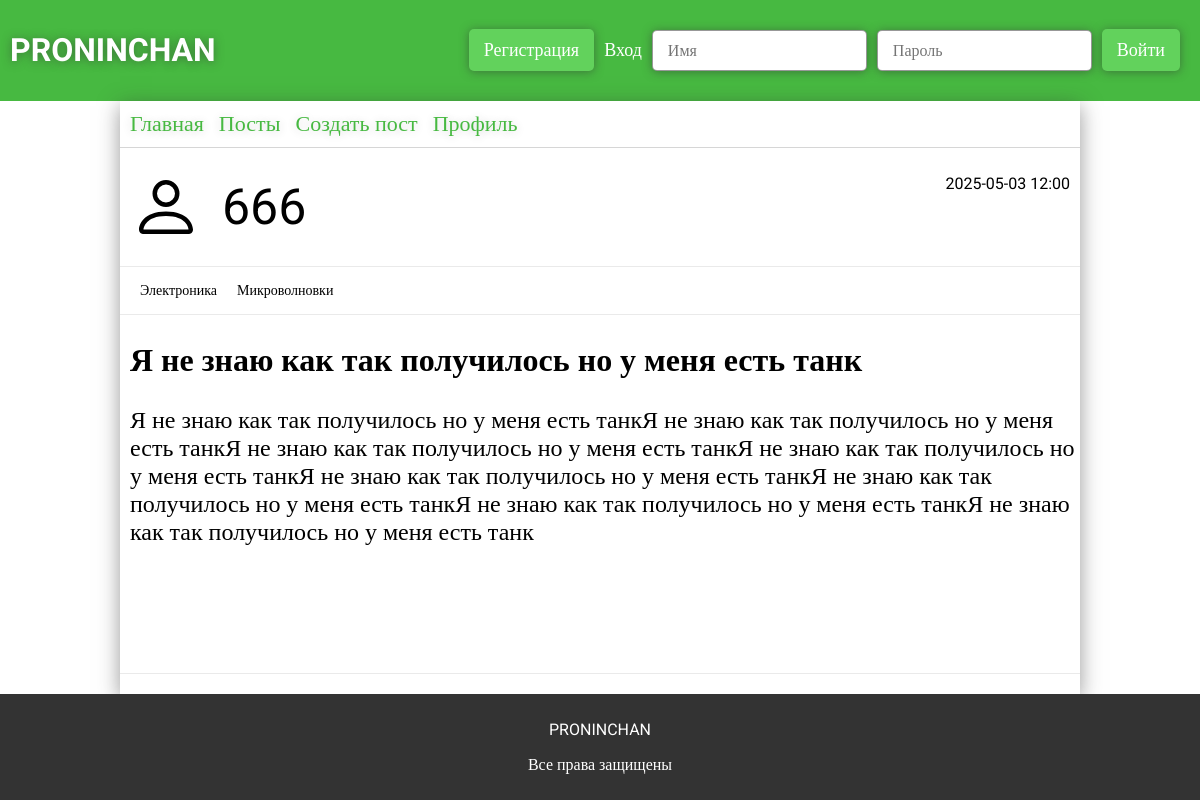
/post/1, run on an earlier commit of the app's database.
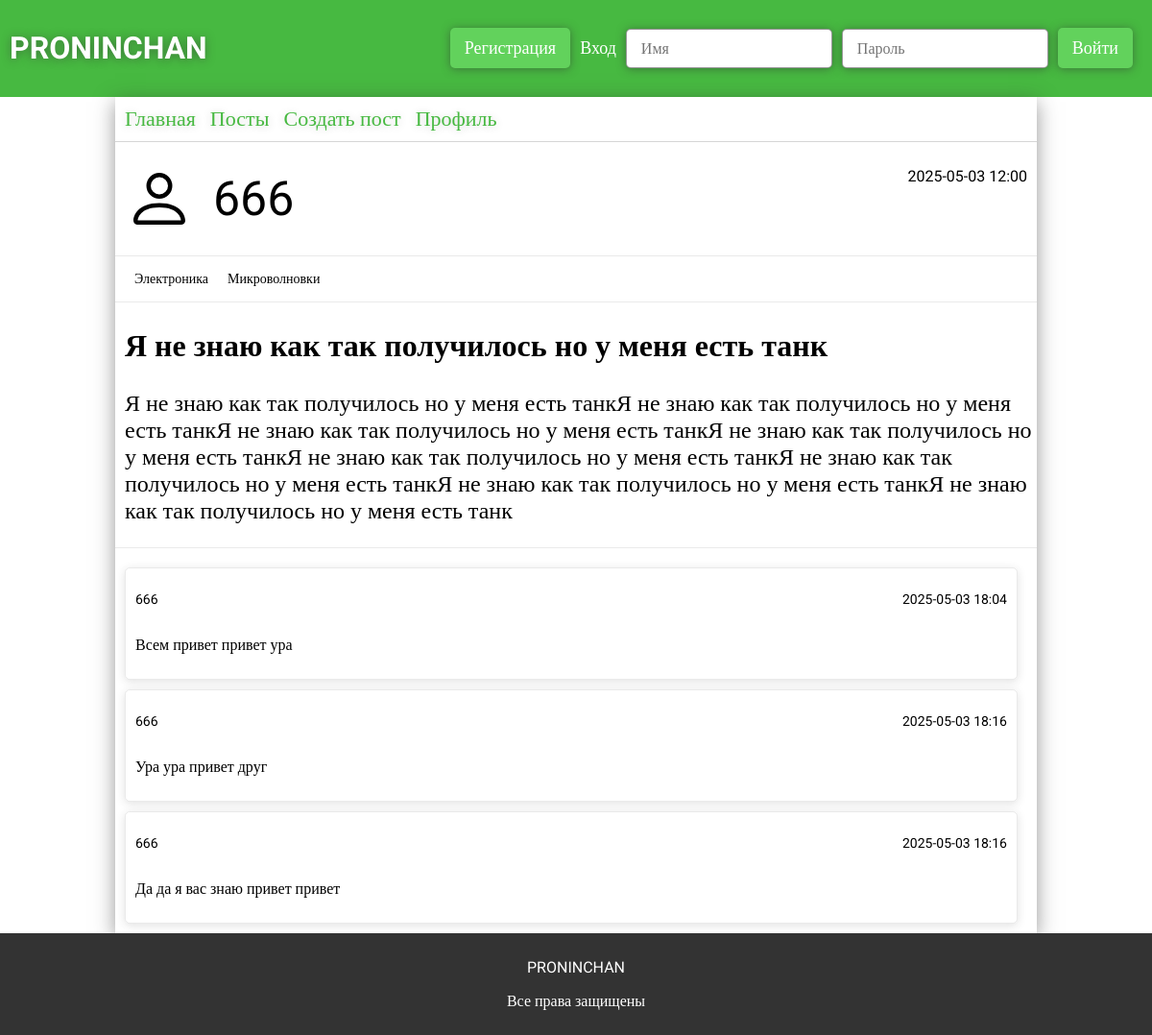
And on a later commit of the database.
### app.py (models this page shows)
class Users(db.Model):
    __tablename__ = 'users'
    id = db.Column(db.Integer, primary_key=True)
    username = db.Column(db.String(32), unique=True, nullable=False)
    photo = db.Column(db.BLOB)
    email = db.Column(db.String(64), unique=True, nullable=False)
    password = db.Column(db.String(30), nullable=False)
    access = db.Column(db.String(64), nullable=False, default='user')

class ForumPosts(db.Model):
    __tablename__ = 'forum_posts'
    id = db.Column(db.Integer, primary_key=True)
    user_id = db.Column(db.Integer, db.ForeignKey('users.id'), nullable=False)
    theme = db.Column(db.String(124), nullable=False)
    text = db.Column(db.Text, nullable=False)
    section_id = db.Column(db.Integer, db.ForeignKey('forum_sections.id'), nullable=False)
    category_id = db.Column(db.Integer, db.ForeignKey('forum_categories.id'), nullable=False)
    created_at = db.Column(db.DateTime, default=datetime.now)
    user = db.relationship("Users", backref="posts")
    sections = db.relationship("ForumSections")
    categories = db.relationship("ForumCategory")

class ForumSections(db.Model):
    __tablename__ = 'forum_sections'
    id = db.Column(db.Integer, primary_key=True)
    section = db.Column(db.String(32), unique=True, nullable=False)
    category = db.relationship('ForumCategory', backref='section', lazy=True)
    posts = db.relationship('ForumPosts', backref='section', lazy=True)

class ForumCategory(db.Model):
    __tablename__ = 'forum_categories'
    id = db.Column(db.Integer, primary_key=True)
    category = db.Column(db.String(32), unique=True, nullable=False)
    section_id = db.Column(db.Integer, db.ForeignKey('forum_sections.id'), nullable=False)
    posts = db.relationship('ForumPosts', backref='category', lazy=True)

class ForumComments(db.Model):
    __tablename__ = 'forum_comments'
    id = db.Column(db.Integer, primary_key=True)
    user_id = db.Column(db.Integer, db.ForeignKey('users.id'), nullable=False)
    text = db.Column(db.Text, nullable=False)
    created_at = db.Column(db.DateTime, default=datetime.now)
    post_id = db.Column(db.Integer, db.ForeignKey('forum_posts.id'), nullable=False)
    user = db.relationship("Users", backref="comments")
    post = db.relationship('ForumPosts', backref='comments')

### app.py (the view)
@app.route('/post/<int:post>', methods=['GET','POST'])
def post(post):
    comments = ForumComments.query.filter_by(post_id=post).all()
    sections = ForumSections.query.all()
    category = ForumCategory.query.all()
    posts = ForumPosts.query.all()
    post = ForumPosts.query.get_or_404(post)
    return render_template('post.html', post=post, posts=posts, category=category, sections=sections, comments=comments)

### templates/post.html (shortened to what this page needs)
{% extends 'main.html' %}
{% block main %}
<link rel="stylesheet" href="{{url_for('static', filename='css/post.css')}}">
    <div class="post-created">
        <div>
            <img src="../static/img/person.svg" alt="" class="profile-img" />
            <p>{{post.user.username}}</p>
        </div>
        <p>{{post.created_at.strftime('%Y-%m-%d %H:%M')}}</p>
    </div>
    <div class="post-main">
        <div>
            <p>{{post.sections.section}}</p>
            <p>{{post.categories.category}}</p>
        </div>
        <h2>{{post.theme}}</h2>
        <p>{{post.text}}</p>
    </div>
    <div class="post-comments">
        <div class="comments">
            {% for comment in comments %}
            <div class="comments-comment">
                <div class="comments-comment-title">
                    <p>{{comment.user.username}}</p>
                    <p>{{comment.created_at.strftime('%Y-%m-%d %H:%M')}}</p>
                </div>
                <p class="comments-comment-text">{{comment.text}}</p>
            </div>
            {% endfor %}
        </div>
</div>
{% endblock %}

### templates/main.html
{% extends 'base.html' %}

### templates/base.html (shortened to what this page needs)
<!DOCTYPE html>
<html lang="en">
<head>
    <link rel="stylesheet" href="{{ url_for('static', filename='css/base.css') }}">
</head>
<body>
    <header class="header">
        <h1>PRONINCHAN</h1>
        <div>
            {% if not session['user'] %}
            <button id="reg-btn">Регистрация</button>
            <form action="" id="log-form">
                <p id="log-message">Вход</p>
                <input type="text" name="login" id="login" placeholder="Имя">
                <input type="password" name="password" id="password" placeholder="Пароль">
                <button>Войти</button>
            </form>
            {% else %}
                <button><a href="logout">Выйти</a></button>
            {% endif %}
        </div>
    </header>
    <main class="main">
        <div class="main-links">
            <a href="{{url_for('main')}}">Главная</a>
            <a href="{{url_for('posts')}}">Посты</a>
            <a href="{{url_for('create')}}">Создать пост</a>
            <a href="">Профиль</a>
        </div>
        {% block main %}{% endblock %}
    </main>
    <footer class="footer">
        <p>PRONINCHAN</p>
        <p>Все права защищены</p>
    </footer>
</body>
</html>

### static/css/base.css (style rules this page uses)
* { font-family: "Roboto"; }
body { margin: 0; padding: 0; display: flex; flex-direction: column; min-height: 100vh; }
header { padding: 10px; background-color: #47b941; display: flex; justify-content: space-between; align-items: center; }
header h1 { color: white; text-shadow: 0 1px 10px rgba(51, 51, 51, 0.5); }
header div { display: flex; align-items: center; }
header div form { display: flex; align-items: center; gap: 10px; }
header div button { padding: 10px 15px; border: none; border-radius: 5px; background-color: #62d25c; color: white; margin-right: 10px; font-size: 18px; cursor: pointer; transition: 0.3s ease; box-shadow: 0 1px 10px rgba(51, 51, 51, 0.5); }
header div input { margin: 0; padding: 10px 15px; border-radius: 5px; font-size: 16px; border: 1px solid rgba(51, 51, 51, 0.5); box-shadow: 0 1px 10px rgba(51, 51, 51, 0.5); }
header div p { font-size: 18px; color: white; }
.main { box-shadow: 0px 5px 20px rgba(51, 51, 51, 0.5); width: 80%; margin: 0 auto; display: flex; flex-direction: column; flex: 1; }
.main .main-links { padding: 10px; display: flex; gap: 15px; font-size: 22px; border-bottom: 1px solid rgba(51, 51, 51, 0.2); }
.main .main-links a { text-decoration: none; color: #47b941; transition: 0.3s ease; text-shadow: 0 1px 10px rgba(51, 51, 51, 0.2); }
.footer { background-color: rgb(51, 51, 51); color: white; text-align: center; padding: 10px; }

### static/css/post.css (style rules this page uses)
.post-created { display: flex; justify-content: space-between; padding: 10px; border-bottom: 1px solid rgba(51, 51, 51, 0.1); }
.post-created div { display: flex; align-items: center; }
.post-created div img { width: 72px; }
.post-created div p { font-size: 50px; margin: 20px; }
.post-main { flex: 1; }
.post-main div { display: flex; border-bottom: 1px solid rgba(51, 51, 51, 0.1); padding: 10px; }
.post-main div p { font-size: 14px; margin: 5px 10px; }
.post-main h2 { margin-left: 10px; font-size: 32px; }
.post-main p { margin-left: 10px; font-size: 24px; }
.post-comments { border-top: 1px solid rgba(51, 51, 51, 0.1); padding: 10px; display: flex; }
.post-comments .comments { width: 100%; }
.post-comments .comments .comments-comment { margin-top: 10px; margin-right: 10px; padding: 10px; border-radius: 5px; border: 1px solid rgba(51, 51, 51, 0.1); box-shadow: 0 2px 10px rgba(51, 51, 51, 0.15); }
.post-comments .comments .comments-comment .comments-comment-title { display: flex; justify-content: space-between; font-size: 14px; }
.post-comments .comments .comments-comment .comments-comment-text { font-size: 16px; }

What changed in the data, as far as the page shows it:
added ForumComments: user.username "666", created_at "2025-05-03 18:04", text "Всем привет привет ура"
added ForumComments: user.username "666", created_at "2025-05-03 18:16", text "Ура ура привет друг"
added ForumComments: user.username "666", created_at "2025-05-03 18:16", text "Да да я вас знаю привет привет"
